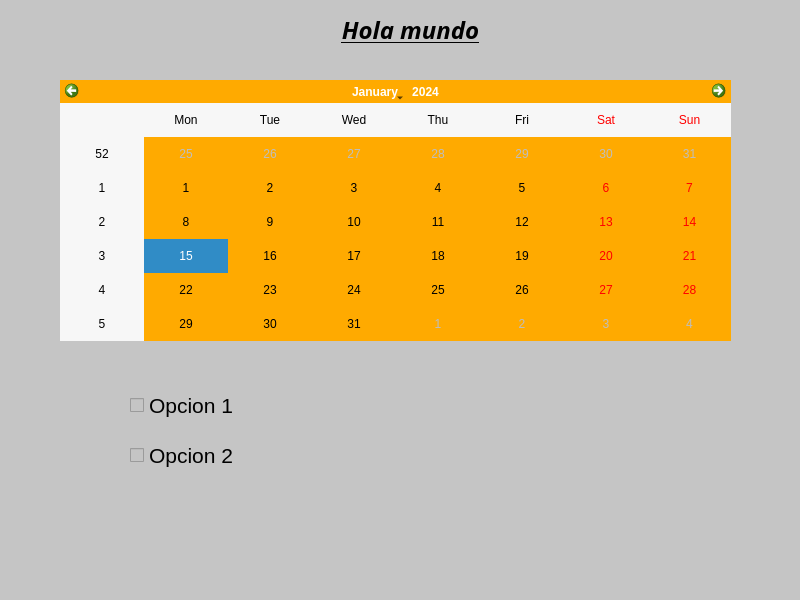
<?xml version="1.0" encoding="UTF-8"?>
<ui version="4.0">
 <class>MainWindow</class>
 <widget class="QMainWindow" name="MainWindow">
  <property name="geometry">
   <rect>
    <x>0</x>
    <y>0</y>
    <width>800</width>
    <height>600</height>
   </rect>
  </property>
  <property name="windowTitle">
   <string>MainWindow</string>
  </property>
  <property name="styleSheet">
   <string notr="true">background-color: rgb(197, 197, 197);</string>
  </property>
  <widget class="QWidget" name="centralwidget">
   <widget class="QLabel" name="label">
    <property name="geometry">
     <rect>
      <x>280</x>
      <y>0</y>
      <width>261</width>
      <height>61</height>
     </rect>
    </property>
    <property name="font">
     <font>
      <family>Sitka Text</family>
      <pointsize>20</pointsize>
     </font>
    </property>
    <property name="text">
     <string>&lt;html&gt;&lt;head/&gt;&lt;body&gt;&lt;p align=&quot;center&quot;&gt;&lt;span style=&quot; font-size:18pt; font-weight:600; font-style:italic; text-decoration: underline;&quot;&gt;Hola mundo&lt;/span&gt;&lt;/p&gt;&lt;/body&gt;&lt;/html&gt;</string>
    </property>
   </widget>
   <widget class="QCalendarWidget" name="calendario">
    <property name="geometry">
     <rect>
      <x>60</x>
      <y>80</y>
      <width>671</width>
      <height>261</height>
     </rect>
    </property>
    <property name="styleSheet">
     <string notr="true">background-color: rgb(255, 170, 0)</string>
    </property>
   </widget>
   <widget class="QCheckBox" name="Op1">
    <property name="geometry">
     <rect>
      <x>130</x>
      <y>380</y>
      <width>191</width>
      <height>51</height>
     </rect>
    </property>
    <property name="font">
     <font>
      <pointsize>16</pointsize>
     </font>
    </property>
    <property name="text">
     <string>Opcion 1</string>
    </property>
   </widget>
   <widget class="QCheckBox" name="Op2">
    <property name="geometry">
     <rect>
      <x>130</x>
      <y>430</y>
      <width>191</width>
      <height>51</height>
     </rect>
    </property>
    <property name="font">
     <font>
      <pointsize>16</pointsize>
     </font>
    </property>
    <property name="text">
     <string>Opcion 2</string>
    </property>
   </widget>
   <widget class="QLabel" name="Imagen">
    <property name="geometry">
     <rect>
      <x>410</x>
      <y>390</y>
      <width>301</width>
      <height>141</height>
     </rect>
    </property>
    <property name="text">
     <string/>
    </property>
    <property name="pixmap">
     <pixmap resource="Imagen.qrc">:/Imagen/300px-OpticalSetupDHM.jpg</pixmap>
    </property>
   </widget>
  </widget>
  <widget class="QMenuBar" name="menubar">
   <property name="geometry">
    <rect>
     <x>0</x>
     <y>0</y>
     <width>800</width>
     <height>26</height>
    </rect>
   </property>
  </widget>
  <widget class="QStatusBar" name="statusbar"/>
 </widget>
 <resources>
  <include location="Imagen.qrc"/>
 </resources>
 <connections/>
</ui>
